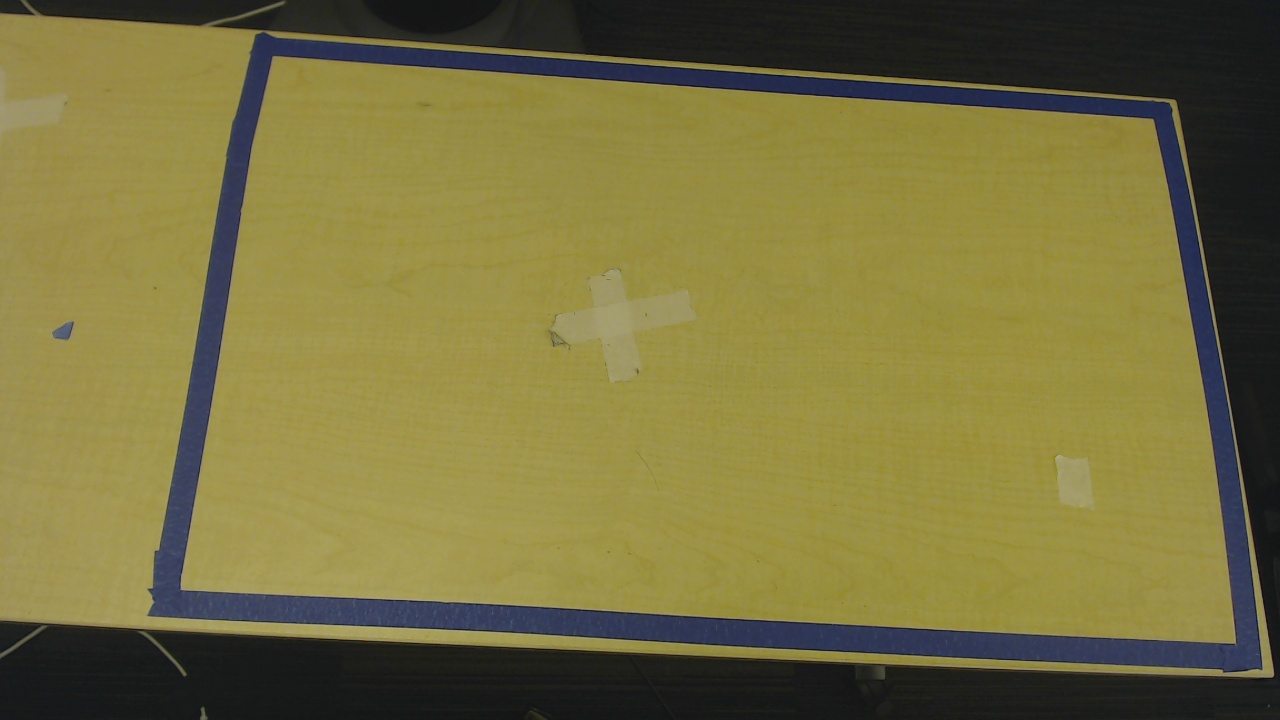
#> input picture frame0000.jpg, 1280 x 720 px
$ jupyter execute --allow-errors sensing.ipynb
#> lines starting #> are read from the running program, lines starting #| are printed output that depends on the picture; after the words box and inside, x2 and y2 are one past the last pixel; in counts of white or black regions, pixels touching at a corner belong together; long printed decimals are rounded
[cell 1]
import numpy as np
import cv2 as cv
import matplotlib.pyplot as plt
# import imutils
# file = 'circles.png'
file = 'frame0000.jpg'
img_bgr = cv.imread(file)
#> img_bgr is the input picture: shape (720, 1280, 3); mean B, G, R 62.6, 113.1, 120.3
img_rgb = cv.cvtColor(img_bgr, cv.COLOR_BGR2RGB)
img_gray = cv.imread(file, cv.IMREAD_GRAYSCALE)
assert img_rgb is not None, "file could not be read, check with os.path.exists()"

plt.figure()
plt.subplot(1, 3, 1)
plt.imshow(img_rgb)
plt.title('img_rgb')

plt.subplot(1, 3, 3)
plt.imshow(img_gray, cmap='gray')
plt.title('img gray')

img = img_bgr
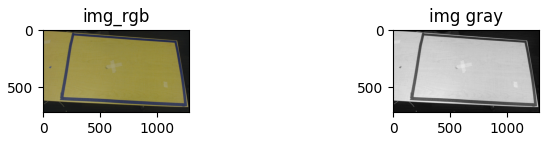
#> figure drawn by matplotlib, 2 panels

[cell 2]
cv.imshow('cimg',img)
cv.waitKey(0)
cv.destroyAllWindows()

[cell 3]
img_blur = cv.GaussianBlur(img, (15,15), 0)

img_gray = cv.cvtColor(img, cv.COLOR_BGR2GRAY)
img_hsv = cv.cvtColor(img_blur, cv.COLOR_BGR2HSV)
#> img_hsv: shape (720, 1280, 3); mean H, S, V 36.9, 110.1, 122.5

lower_hsv = np.array([120, 150, 100])
upper_hsv = np.array([180, 255, 255])
mask = cv.inRange(img_hsv, lower_hsv, upper_hsv)
#> mask: shape (720, 1280); every value is 0

[cell 4]
cimg = img_bgr.copy()
cont, _ = cv.findContours(mask, cv.RETR_EXTERNAL, cv.CHAIN_APPROX_SIMPLE)
#> cont = []
for c in cont:
    m = cv.moments(c)
    if m["m00"] != 0:
        c_x = int(m["m10"] / m["m00"])
        c_y = int(m["m01"] / m["m00"])
        cv.circle(cimg, (c_x, c_y), 5, (255, 0, 0), -1)
#> this loop made 0 passes

[cell 5]
plt.figure()
plt.subplot(1, 3, 1)
plt.imshow(cv.cvtColor(cimg, cv.COLOR_BGR2RGB))
plt.title('centers')

[cell 6]
cv.imshow('hsv contours', cimg)
cv.waitKey(0)
cv.destroyAllWindows()

[cell 7]
# [19 lines of commented-out code are left out]

[cell 8]
# for i, center in enumerate(circles[0, :]):
#     print(f"Center {i + 1}: ({center[0]}, {center[1]})\n")

[cell 9]
# given image, get edges.
# use opencv - edge detection
# Blur the image for better edge detection
median = cv.medianBlur(img_gray,5)
img_blur = cv.GaussianBlur(median, (5,5), 0)
#> img_blur: shape (720, 1280)

edges = cv.Canny(image=img_blur, threshold1=100, threshold2=200)
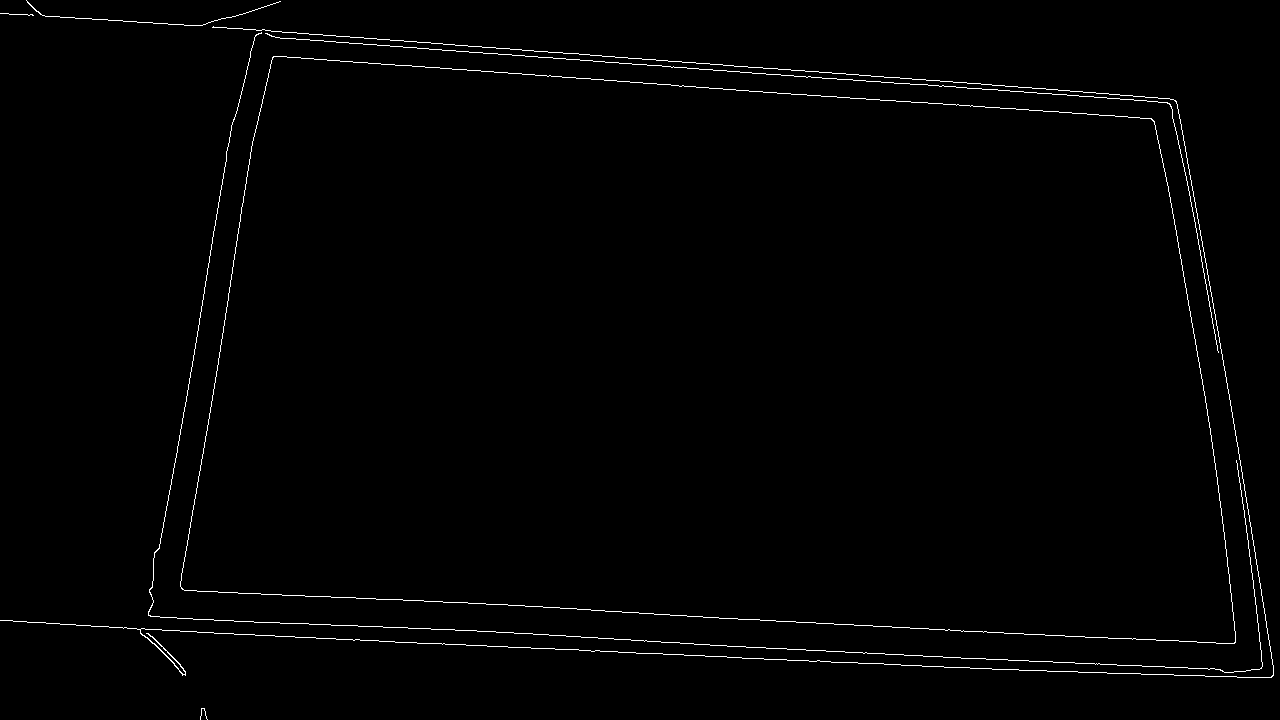
#> edges: shape (720, 1280); 1% white in thin lines or dots

cv.imshow('Canny Edge Detection', edges)
cv.waitKey(0)
#> Out = 27

[cell 10]
# rectangle = cv.imread("./rectangle.jpg", cv.IMREAD_GRAYSCALE)
rectangle = edges
# find corners of image
corners = cv.cornerHarris(rectangle, blockSize=15, ksize=5, k=0.15)
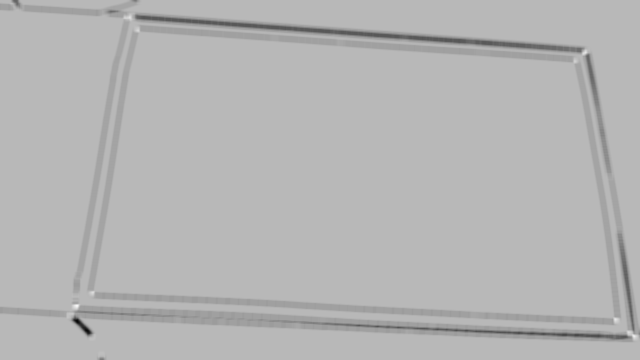
#> corners: shape (720, 1280) float32 (shown at 1/2 size); min -0.441, max 0.168, mean -0.00909; drawn with min black and max white

threshold = 0.25 * corners.max()
#> threshold = 0.042
corner_coordinates = np.column_stack(np.where(corners > threshold))
#> corner_coordinates = 500 pairs, first value 30 to 678, second value 145 to 1274
# print(corner_coordinates)
for coord in corner_coordinates:
    cv.circle(rectangle, (coord[1], coord[0]), 15, 100, -1)
#> this loop made 500 passes
#> coord on passes 1 to 3: [30, 260], [31, 258], [31, 259]
#> rectangle: shape (720, 1280); 1% of pixels changed, all inside (x1, y1, x2, y2) = (130, 15, 1280, 694)
print(corners.max())
#| 0.1681
rectangle[corners > threshold] = [0]
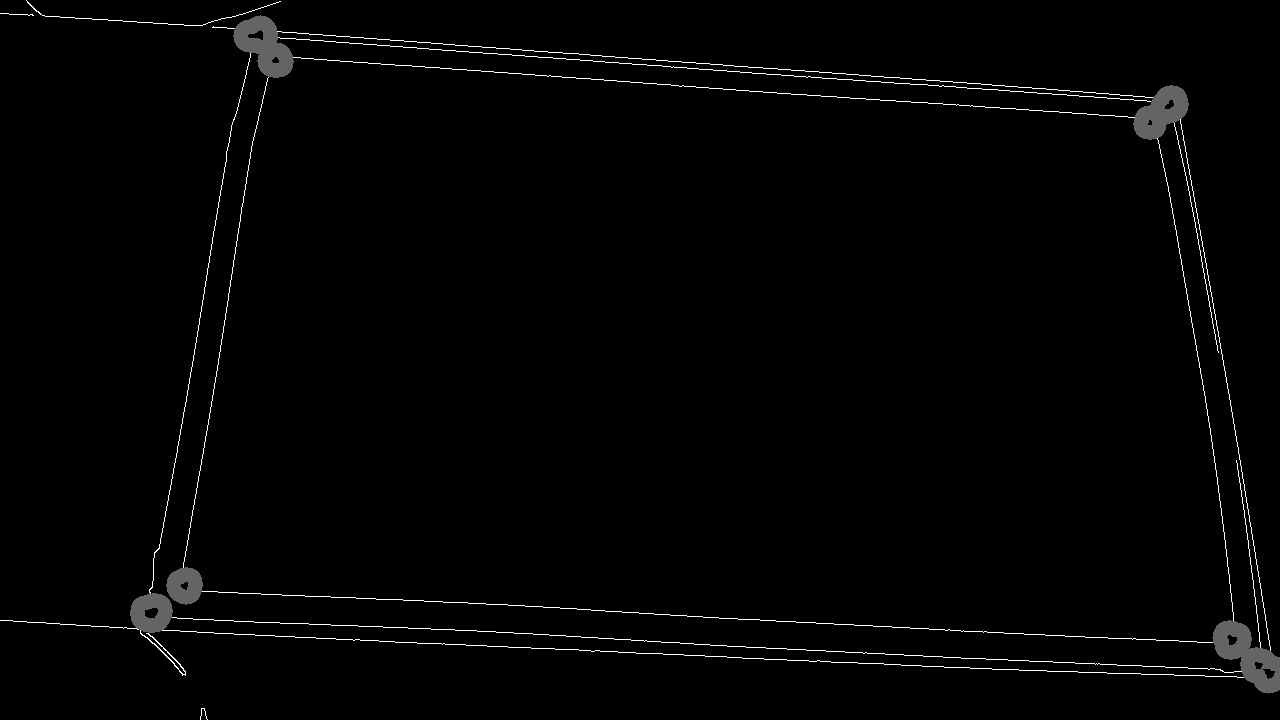
#> rectangle: shape (720, 1280); min 0, max 255, mean 3.4
cv.imshow('Corner Detection', rectangle)
cv.waitKey(0)
cv.destroyAllWindows()


# get corners in sawyer coordinates (through ar tags or hardcoding)
# use bounding box on edges

[cell 11]
rectim = edges

# [5 lines of commented-out code are left out]

rect = cv.minAreaRect(corner_coordinates)
#> rect = ((351.9, 725.2), (592.2, 1130.7), -3.12)
box = cv.boxPoints(rect)
#> box = [[86.96, 1305.9], [25.47, 176.8], [616.8, 144.6], [678.3, 1273.7]]
box = np.int0(box)
#> box = [[86, 1305], [25, 176], [616, 144], [678, 1273]]
print(box)
#| [[  86 1305]
#|  [  25  176]
#|  [ 616  144]
#|  [ 678 1273]]

# [4 lines of commented-out code are left out]

[cell 12]
max_dist = 0
max_pts = [None, None]

#> (the rest of this cell did not finish here and is left out)

[cell 13]
cnts = cv.findContours(edges.copy(), cv.RETR_LIST, cv.CHAIN_APPROX_SIMPLE)
#> cnts = 21 contours, 4 with area under 20; largest, box (x1, y1, x2, y2) and area: (0, 15, 1280, 694) 611618, (183, 57, 1234, 643) 514788, (149, 52, 1242, 673) 41870, (276, 37, 1152, 118) 15524, (1157, 119, 1271, 652) 13290
#> (the rest of this cell did not finish here and is left out)

$ run again, with frame0001.jpg copied over frame0000.jpg
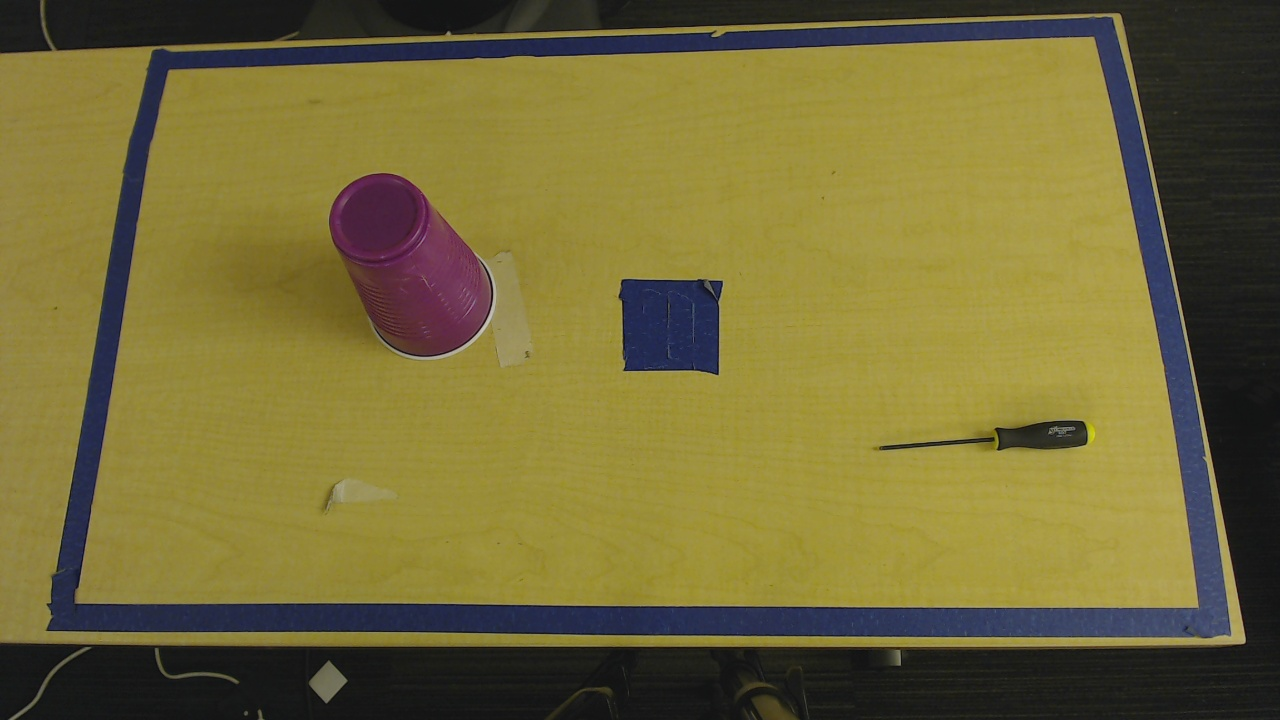
#> input picture frame0001.jpg, 1280 x 720 px
#> img_bgr is the input picture: shape (720, 1280, 3); mean B, G, R 55.6, 107.3, 116.7
#> img_hsv: shape (720, 1280, 3); mean H, S, V 37.7, 122.2, 119.5
#> `mask = cv.inRange(img_hsv, lower_hsv, upper_hsv)`:
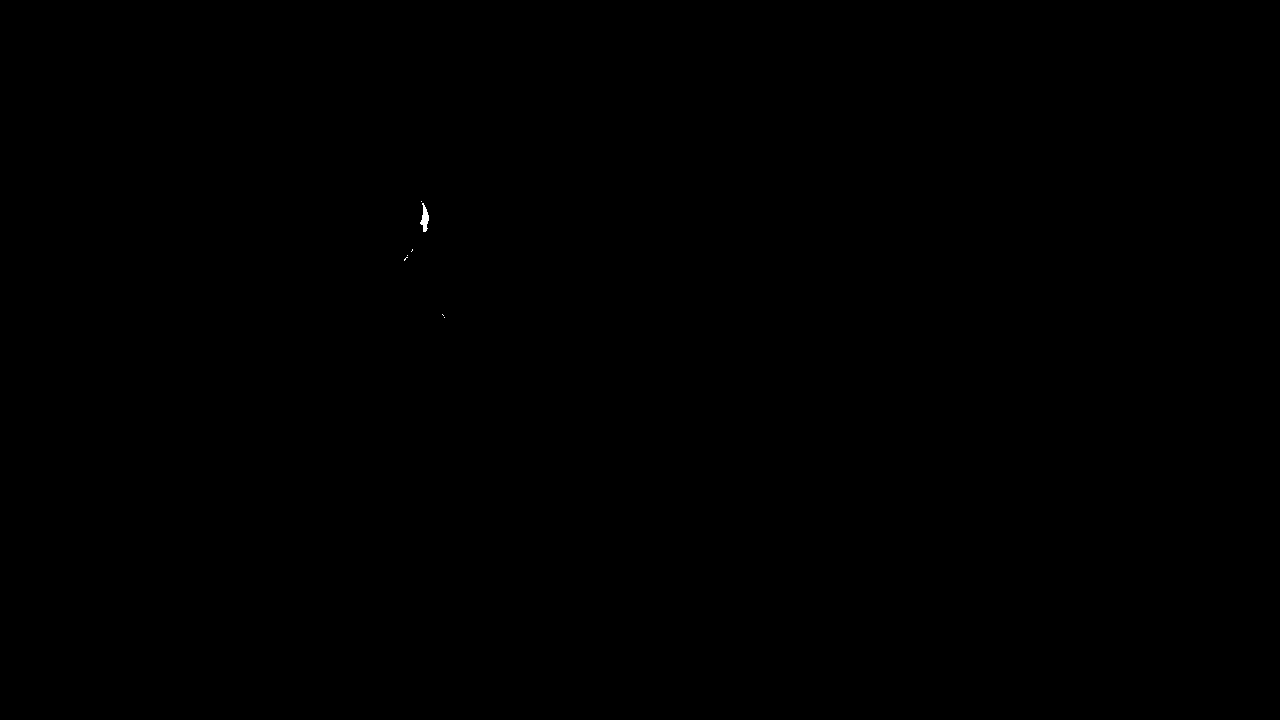
#> mask: shape (720, 1280); 0.02% white; 7 white regions (6 under 20 px)
#> cont = 7 contours, 6 with area under 20; largest, box (x1, y1, x2, y2) and area: (420, 203, 429, 232) 110
#> the loop `for c in cont:` made 7 passes
#> (c_x, c_y) on passes 3, 6: (404, 259), (424, 218)
#> edges: shape (720, 1280); 1.2% white in thin lines or dots
#> Out = 27
#> threshold = 0.0536
#> corner_coordinates = 1468 pairs, first value 14 to 704, second value 41 to 1244
#> the loop `for coord in corner_coordinates:` made 1468 passes
#> coord on passes 1 to 3: [14, 1115], [14, 1116], [14, 1117]
#| 0.2144
#> `rectangle[corners > threshold] = [0]`:
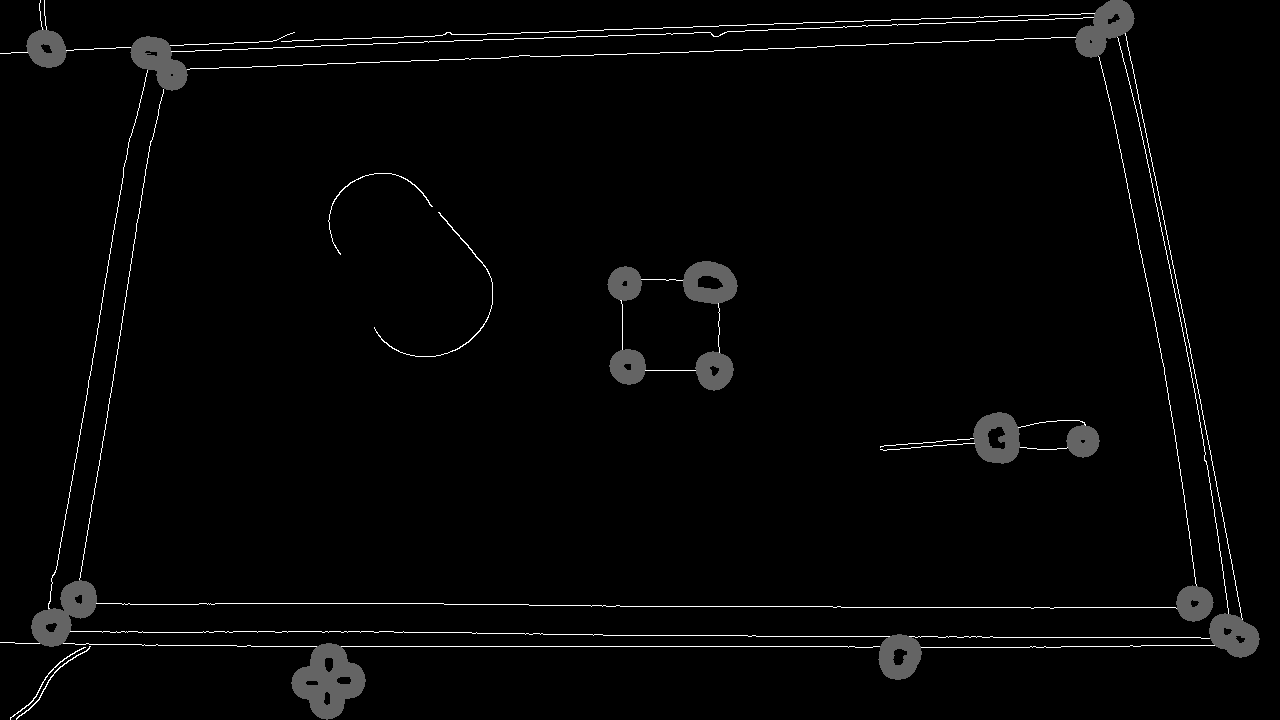
#> rectangle: shape (720, 1280); min 0, max 255, mean 5.2
#> rect = ((361.3, 637.4), (1197.3, 667.7), -88.4)
#> `box = cv.boxPoints(rect)`: box = [[678.3, 1245.1], [10.88, 1226.5], [44.37, 29.67], [711.8, 48.35]]
#> `box = np.int0(box)`: box = [[678, 1245], [10, 1226], [44, 29], [711, 48]]
#| [[ 678 1245]
#|  [  10 1226]
#|  [  44   29]
#|  [ 711   48]]
#> cnts = 38 contours, 4 with area under 20; largest, box (x1, y1, x2, y2) and area: (0, 0, 1260, 720) 675718, (79, 37, 1197, 609) 568835, (68, 36, 1229, 639) 47103, (170, 17, 1095, 70) 16820, (48, 69, 165, 612) 12054
#> temp2: shape (720, 1280); under 0.01% of pixels changed, all inside (x1, y1, x2, y2) = (419, 199, 424, 204)
